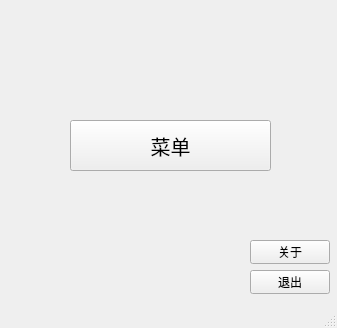
<?xml version="1.0" encoding="UTF-8"?>
<ui version="4.0">
 <class>Math_Test</class>
 <widget class="QMainWindow" name="Math_Test">
  <property name="geometry">
   <rect>
    <x>0</x>
    <y>0</y>
    <width>337</width>
    <height>328</height>
   </rect>
  </property>
  <property name="windowTitle">
   <string>MainWindow</string>
  </property>
  <widget class="QWidget" name="centralwidget">
   <widget class="QPushButton" name="btn_menu">
    <property name="geometry">
     <rect>
      <x>70</x>
      <y>120</y>
      <width>201</width>
      <height>51</height>
     </rect>
    </property>
    <property name="font">
     <font>
      <pointsize>15</pointsize>
     </font>
    </property>
    <property name="text">
     <string>菜单</string>
    </property>
   </widget>
   <widget class="QWidget" name="">
    <property name="geometry">
     <rect>
      <x>250</x>
      <y>240</y>
      <width>83</width>
      <height>54</height>
     </rect>
    </property>
    <layout class="QFormLayout" name="formLayout">
     <item row="0" column="0">
      <widget class="QPushButton" name="btn_about">
       <property name="text">
        <string>关于</string>
       </property>
      </widget>
     </item>
     <item row="1" column="0">
      <widget class="QPushButton" name="btn_exit">
       <property name="text">
        <string>退出</string>
       </property>
      </widget>
     </item>
    </layout>
   </widget>
  </widget>
  <widget class="QStatusBar" name="statusbar"/>
  <action name="actionExit">
   <property name="text">
    <string>Exit</string>
   </property>
  </action>
 </widget>
 <resources/>
 <connections>
  <connection>
   <sender>btn_menu</sender>
   <signal>clicked()</signal>
   <receiver>Math_Test</receiver>
   <slot>close()</slot>
   <hints>
    <hint type="sourcelabel">
     <x>170</x>
     <y>145</y>
    </hint>
    <hint type="destinationlabel">
     <x>168</x>
     <y>163</y>
    </hint>
   </hints>
  </connection>
 </connections>
</ui>
